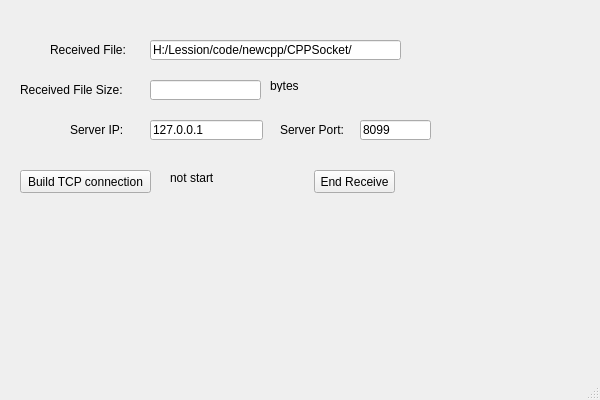
<?xml version="1.0" encoding="UTF-8"?>
<ui version="4.0">
 <class>QtClientClass</class>
 <widget class="QMainWindow" name="QtClientClass">
  <property name="geometry">
   <rect>
    <x>0</x>
    <y>0</y>
    <width>600</width>
    <height>400</height>
   </rect>
  </property>
  <property name="windowTitle">
   <string>QtClient</string>
  </property>
  <widget class="QWidget" name="centralWidget">
   <widget class="QLineEdit" name="FileText">
    <property name="geometry">
     <rect>
      <x>150</x>
      <y>40</y>
      <width>251</width>
      <height>20</height>
     </rect>
    </property>
    <property name="text">
     <string>H:/Lession/code/newcpp/CPPSocket/</string>
    </property>
   </widget>
   <widget class="QLabel" name="label_4">
    <property name="geometry">
     <rect>
      <x>70</x>
      <y>120</y>
      <width>61</width>
      <height>20</height>
     </rect>
    </property>
    <property name="text">
     <string>Server IP:</string>
    </property>
   </widget>
   <widget class="QLabel" name="label_3">
    <property name="geometry">
     <rect>
      <x>270</x>
      <y>80</y>
      <width>54</width>
      <height>12</height>
     </rect>
    </property>
    <property name="text">
     <string>bytes</string>
    </property>
   </widget>
   <widget class="QLabel" name="ConnectTxt">
    <property name="geometry">
     <rect>
      <x>170</x>
      <y>170</y>
      <width>61</width>
      <height>16</height>
     </rect>
    </property>
    <property name="text">
     <string>not start</string>
    </property>
   </widget>
   <widget class="QLineEdit" name="FileSizeTxt">
    <property name="geometry">
     <rect>
      <x>150</x>
      <y>80</y>
      <width>111</width>
      <height>20</height>
     </rect>
    </property>
   </widget>
   <widget class="QPushButton" name="EndBtn">
    <property name="geometry">
     <rect>
      <x>314</x>
      <y>170</y>
      <width>81</width>
      <height>23</height>
     </rect>
    </property>
    <property name="text">
     <string>End Receive</string>
    </property>
   </widget>
   <widget class="QPushButton" name="BuildBtn">
    <property name="geometry">
     <rect>
      <x>20</x>
      <y>170</y>
      <width>131</width>
      <height>23</height>
     </rect>
    </property>
    <property name="text">
     <string>Build TCP connection</string>
    </property>
   </widget>
   <widget class="QLabel" name="label">
    <property name="geometry">
     <rect>
      <x>50</x>
      <y>40</y>
      <width>81</width>
      <height>20</height>
     </rect>
    </property>
    <property name="text">
     <string>Received File:</string>
    </property>
   </widget>
   <widget class="QLabel" name="label_2">
    <property name="geometry">
     <rect>
      <x>20</x>
      <y>80</y>
      <width>121</width>
      <height>20</height>
     </rect>
    </property>
    <property name="text">
     <string>Received File Size:</string>
    </property>
   </widget>
   <widget class="QLineEdit" name="ServerIPTxt">
    <property name="geometry">
     <rect>
      <x>150</x>
      <y>120</y>
      <width>113</width>
      <height>20</height>
     </rect>
    </property>
    <property name="text">
     <string>127.0.0.1</string>
    </property>
   </widget>
   <widget class="QLabel" name="label_5">
    <property name="geometry">
     <rect>
      <x>280</x>
      <y>120</y>
      <width>71</width>
      <height>20</height>
     </rect>
    </property>
    <property name="text">
     <string>Server Port:</string>
    </property>
   </widget>
   <widget class="QLineEdit" name="PortEdit">
    <property name="geometry">
     <rect>
      <x>360</x>
      <y>120</y>
      <width>71</width>
      <height>20</height>
     </rect>
    </property>
    <property name="text">
     <string>8099</string>
    </property>
   </widget>
  </widget>
  <widget class="QStatusBar" name="statusBar"/>
 </widget>
 <layoutdefault spacing="6" margin="11"/>
 <resources>
  <include location="QtClient.qrc"/>
 </resources>
 <connections/>
</ui>
